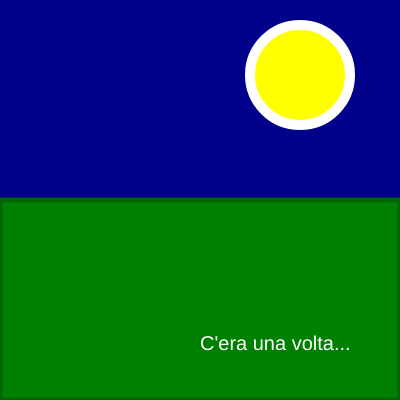
Frame 1 (no input)
Frame 60 (no input): identical to frame 1, image omitted
Frame 120 (the mouse pressed at the canvas centre since frame 60): identical to frame 1, image omitted

The p5.js sketch that drew this single still picture (run headless with seeded random() and noise() and a simulated clock; from frame 60 on, the mouse is pressed at the canvas centre):

// p5.js sketch
// ── sketch.js
function setup() {
  createCanvas(400, 400);
}

function draw() {
  //fare cielo scuro
  background("darkblue");
  //disegnare luna
  fill("yellow");
  stroke("white");
  strokeWeight(10);
  circle(300,75, 100);
  //prima della forma desiderata
  //cambiare fill e stroke
  fill("green");
  stroke("darkGreen");
  strokeWeight(5);
  rect(0,200,400,200);
  fill("white");
  stroke(0);
  strokeWeight(0);
  textSize(20);
  text("C'era una volta...",200,350);
}
